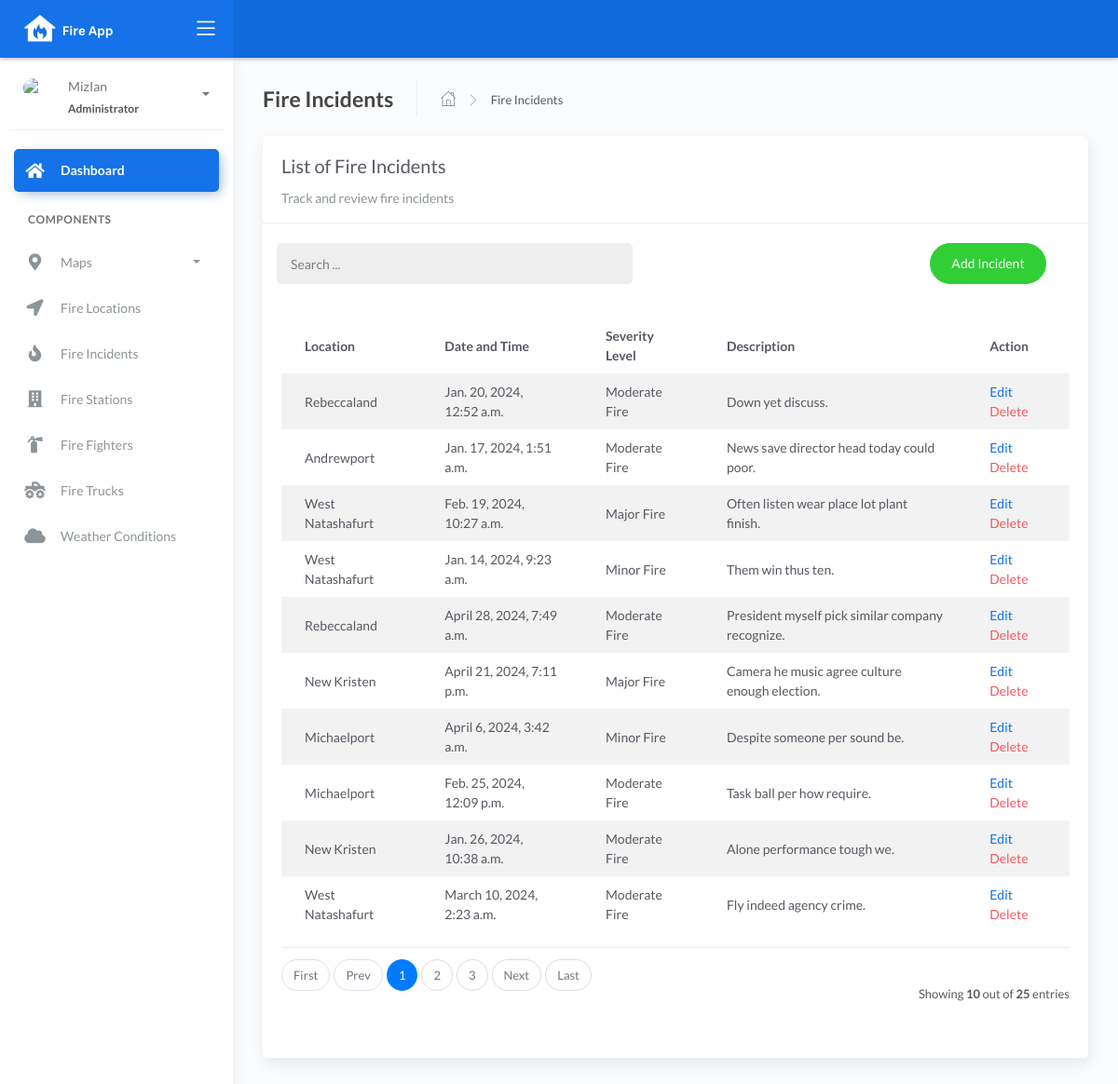
Before: /incident_list with the older database file.
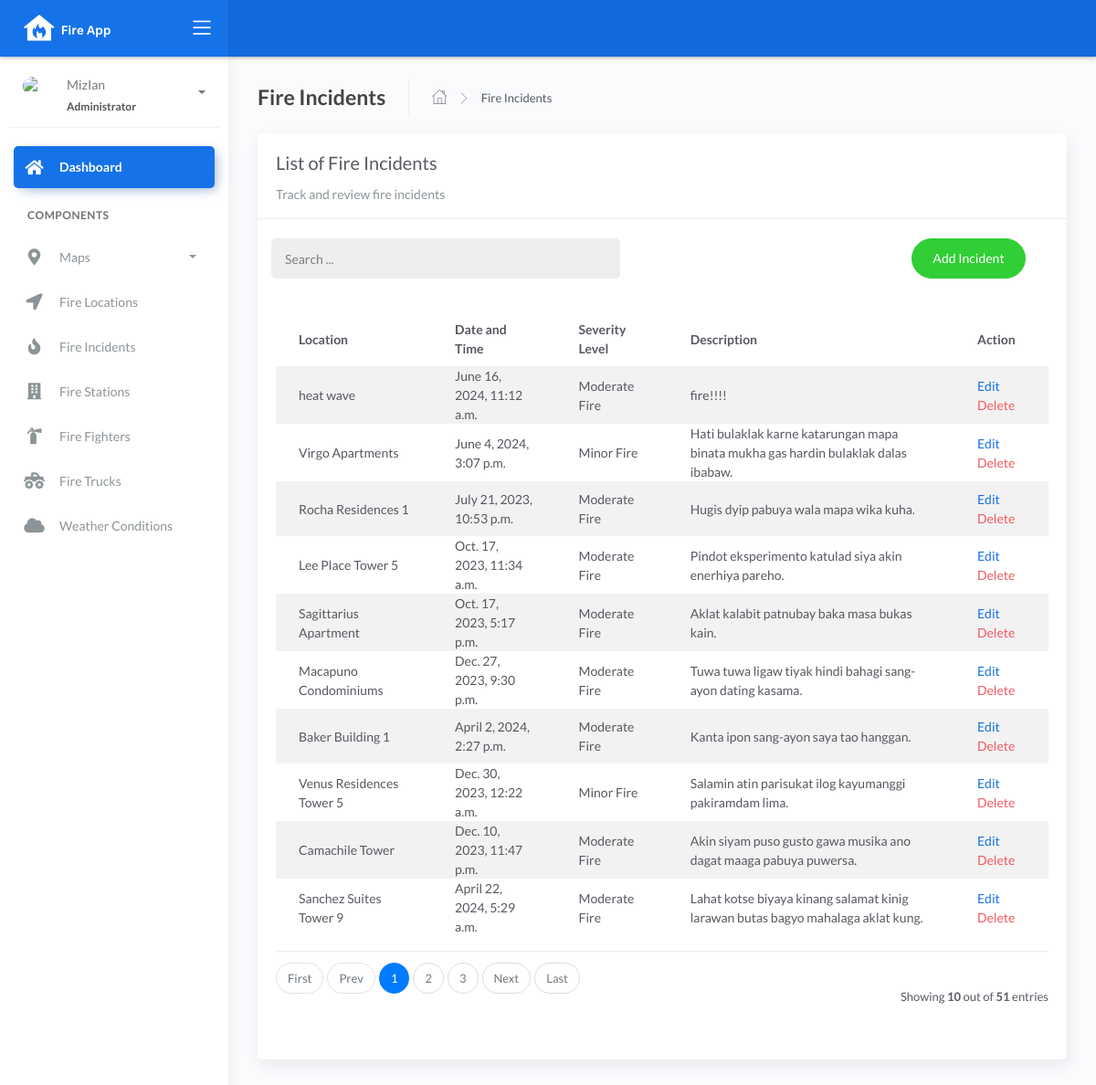
After: the same page with the newer database file.
### fire/models.py (models this page shows, shortened)
class BaseModel(models.Model):
    created_at = models.DateTimeField(auto_now_add=True, db_index=True)
    updated_at = models.DateTimeField(auto_now=True)
    class Meta:
        abstract = True

class Incident(BaseModel):
    SEVERITY_CHOICES = (
        ('Minor Fire', 'Minor Fire'),
        ('Moderate Fire', 'Moderate Fire'),
        ('Major Fire', 'Major Fire'),
    )
    location = models.ForeignKey(Locations, on_delete=models.CASCADE)
    date_time = models.DateTimeField(blank=True, null=True)
    severity_level = models.CharField(max_length=45, choices=SEVERITY_CHOICES)
    description = models.CharField(max_length=250)

class Locations(BaseModel):
    name = models.CharField(max_length=150)
    latitude = models.DecimalField(
        max_digits=22, decimal_places=16, null=True, blank=True)
    longitude = models.DecimalField(
        max_digits=22, decimal_places=16, null=True, blank=True)
    address = models.CharField(max_length=150)
    city = models.CharField(max_length=150)  # can be in separate table
    country = models.CharField(max_length=150)  # can be in separate table
    def __str__(self):
        return f"{self.name}"

### fire/views.py (the view)
# urls.py: path('incident_list', IncidentList.as_view(), name='incident-list'),
class IncidentList(ListView):
    model = Incident
    context_object_name = 'incident'
    template_name = "incident_list.html"
    paginate_by = 10
    def get_queryset(self, *args, **kwargs):
         qs = super(IncidentList, self).get_queryset(*args, **kwargs)
         if self.request.GET.get("q") != None:
             query = self.request.GET.get('q')
             qs = qs.filter(Q(location__name__icontains=query) |
                            Q(severity_level__icontains=query) |
                            Q(description__icontains=query))
         return qs

### templates/incident_list.html (shortened to what this page needs)
{% extends 'base.html' %} {% load static %} {% block content %}
<div class="content">
    <div class="page-inner">
        <div class="page-header">
            <h4 class="page-title">Fire Incidents</h4>
            <ul class="breadcrumbs">
                <li class="nav-home">
                    <a href="{%url 'dashboard-chart' %}">
                    <i class="flaticon-home"></i>
                    </a>
                </li>
                <li class="separator">
                    <i class="flaticon-right-arrow"></i>
                </li>
                <li class="nav-item">
                    <a href="#">Fire Incidents</a>
                </li>
            </ul>
        </div>
        <div class="row">
            <div class="col-md-12">
                <div class="card">
                    <div class="card-header">
                        <div class="card-title">List of Fire Incidents</div>
                        <div class="card-category">Track and review fire incidents</div>
                    </div>
                    <br>
                        <div class="col-md-12 row">
                            <div class="col-md-6">
                                <form class="navbar-left navbar-form nav-search mr-md-3" action="{% url 'incident-list' %}">
                                    <div class="input-group">
                                        <input type="text" placeholder="Search ..." class="form-control" name="q">
                                        <div class="input-group-append">
                                        <span class="input-group-text">
                                        </span>
                                        </div>
                                    </div>
                                </form>
                            </div>
                            <div class="col-md-6">
                                <div class="pull-right">
                                    <a href="{% url 'incident-add'%}" class="btn btn-success btn-rounded">Add Incident</a>
                                </div>
                            </div>
                        </div>
                    <div class="card-body">
                        <table class="table table-striped mt-3">
                            <thead>
                                <tr>
                                    <th scope="col">Location</th>
                                    <th scope="col">Date and Time</th>
                                    <th scope="col">Severity Level</th>
                                    <th scope="col">Description</th>
                                    <th scope="col">Action</th>
                                </tr>
                            </thead>
                            <tbody>
                                {% for object in object_list %}
                                <tr>
                                    <td>{{ object.location }}</td>
                                    <td>{{ object.date_time }}</td>
                                    <td>{{ object.severity_level }}</td>
                                    <td>{{ object.description }}</td>
                                    <td>
                                        <a href="incident_list/edit/{{ object.id }}">Edit</a>
                                        <a href="incident_list/delete/{{ object.id }}" class="text-danger">Delete</a>
                                    </td>
                                </tr>
                                {% empty %}
                                <tr>
                                    <td colspan="4" style="text-align: center">
                                    <p class="text-sm font-weight-bold mb-0">No Records Found</p>
                                    </td>
                                </tr>
                                {% endfor %}
                            </tbody>
                        </table>
                        {% include 'includes/pagination.html' %}
                    </div>
                </div>
            </div>
        </div>
    </div>
</div>
{% endblock %}

Changed rows visible on the page:
removed Incident: location "Rebeccaland", date_time "Jan. 20, 2024, 12:52 a.m.", severity_level "Moderate Fire", description "Down yet discuss."
removed Incident: location "Andrewport", date_time "Jan. 17, 2024, 1:51 a.m.", severity_level "Moderate Fire", description "News save director head today could poor."
removed Incident: location "West Natashafurt", date_time "Feb. 19, 2024, 10:27 a.m.", severity_level "Major Fire", description "Often listen wear place lot plant finish."
removed Incident: location "West Natashafurt", date_time "Jan. 14, 2024, 9:23 a.m.", severity_level "Minor Fire", description "Them win thus ten."
removed Incident: location "Rebeccaland", date_time "April 28, 2024, 7:49 a.m.", severity_level "Moderate Fire", description "President myself pick similar company recognize."
removed Incident: location "New Kristen", date_time "April 21, 2024, 7:11 p.m.", severity_level "Major Fire", description "Camera he music agree culture enough election."
removed Incident: location "Michaelport", date_time "April 6, 2024, 3:42 a.m.", severity_level "Minor Fire", description "Despite someone per sound be."
removed Incident: location "Michaelport", date_time "Feb. 25, 2024, 12:09 p.m.", severity_level "Moderate Fire", description "Task ball per how require."
removed Incident: location "New Kristen", date_time "Jan. 26, 2024, 10:38 a.m.", severity_level "Moderate Fire", description "Alone performance tough we."
removed Incident: location "West Natashafurt", date_time "March 10, 2024, 2:23 a.m.", severity_level "Moderate Fire", description "Fly indeed agency crime."
added Incident: location "heat wave", date_time "June 16, 2024, 11:12 a.m.", severity_level "Moderate Fire", description "fire!!!!"
added Incident: location "Virgo Apartments", date_time "June 4, 2024, 3:07 p.m.", severity_level "Minor Fire", description "Hati bulaklak karne katarungan mapa binata mukha gas hardin bulaklak dalas ibabaw."
added Incident: location "Rocha Residences 1", date_time "July 21, 2023, 10:53 p.m.", severity_level "Moderate Fire", description "Hugis dyip pabuya wala mapa wika kuha."
added Incident: location "Lee Place Tower 5", date_time "Oct. 17, 2023, 11:34 a.m.", severity_level "Moderate Fire", description "Pindot eksperimento katulad siya akin enerhiya pareho."
added Incident: location "Sagittarius Apartment", date_time "Oct. 17, 2023, 5:17 p.m.", severity_level "Moderate Fire", description "Aklat kalabit patnubay baka masa bukas kain."
added Incident: location "Macapuno Condominiums", date_time "Dec. 27, 2023, 9:30 p.m.", severity_level "Moderate Fire", description "Tuwa tuwa ligaw tiyak hindi bahagi sang-ayon dating kasama."
added Incident: location "Baker Building 1", date_time "April 2, 2024, 2:27 p.m.", severity_level "Moderate Fire", description "Kanta ipon sang-ayon saya tao hanggan."
added Incident: location "Venus Residences Tower 5", date_time "Dec. 30, 2023, 12:22 a.m.", severity_level "Minor Fire", description "Salamin atin parisukat ilog kayumanggi pakiramdam lima."
added Incident: location "Camachile Tower", date_time "Dec. 10, 2023, 11:47 p.m.", severity_level "Moderate Fire", description "Akin siyam puso gusto gawa musika ano dagat maaga pabuya puwersa."
added Incident: location "Sanchez Suites Tower 9", date_time "April 22, 2024, 5:29 a.m.", severity_level "Moderate Fire", description "Lahat kotse biyaya kinang salamat kinig larawan butas bagyo mahalaga aklat kung."
Other visible differences:
{{ paginator.count }}: "25" → "51"
